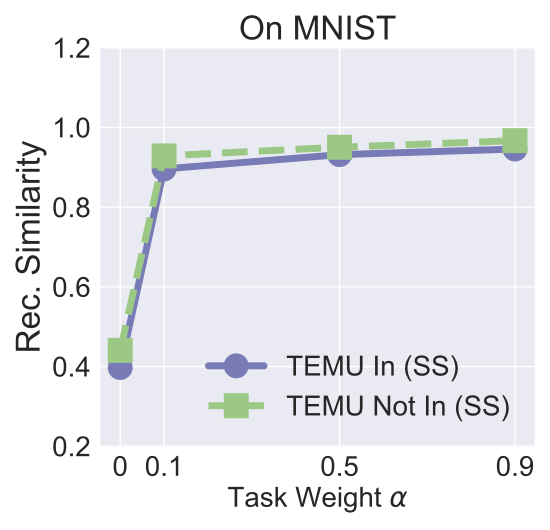

Write the Python code that produced this figure.


import numpy as np
import matplotlib.pyplot as plt

epsilon = 3
beta = 1 / epsilon


x=[0, 0.1, 0.5, 0.9]

labels = ['0', '0.1', '0.5', '0.9']
# unl_org = [97.77, 97.55, 97.35, 97.29, 97.21, 97.21]

# unl_hess_r = [96.6, 96.66, 96.04, 95.94, 95.85, 97.21]
unl_mib = [ 0.397629, 0.896024, 0.9319, 0.945938]

unl_muv = [0.4407050, 0.928747, 0.950474, 0.96693]
# unl_ss_wo = [94.32, 94.53, 94.78, 93.38, 94.04, 97.21]

unl_multi_lower_in = [0.384588, 0.8054, 0.88618, 0.91040 ]
unl_multi_lower_not_in = [0.4366, 0.8749531, 0.925200, 0.93619]

plt.style.use('seaborn')
plt.figure(figsize=(5.5, 5.3))
l_w=5
m_s=15
marker_s = 3
markevery=1
#plt.figure(figsize=(8, 5.3))
#plt.plot(x, unl_fr, color='blue', marker='^', label='Retrain',linewidth=l_w, markersize=m_s)
plt.plot(x, unl_mib, linestyle='-', color='#797BB7', marker='o', fillstyle='full', markevery=markevery,
         label='TEMU In (SS)', linewidth=l_w, markersize=m_s, markeredgewidth=marker_s)

#plt.plot(x, unl_ss_w, color='g',  marker='*',  label='PriMU$_{w}$',linewidth=l_w, markersize=m_s)
plt.plot(x, unl_muv, linestyle='--', color='#9BC985',  marker='s', fillstyle='full', markevery=markevery,
         label='TEMU Not In (SS)',linewidth=l_w, markersize=m_s, markeredgewidth=marker_s)

# plt.plot(x, unl_multi_lower_in, linestyle='-.', color='#2A5522',  marker='D', fillstyle='full', markevery=markevery,
#          label='MS In',linewidth=l_w, markersize=m_s, markeredgewidth=marker_s)
#
#
# plt.plot(x, unl_multi_lower_not_in, linestyle=':', color='#E07B54',  marker='^', fillstyle='full', markevery=markevery,
#          label='MS Not In', linewidth=l_w,  markersize=m_s, markeredgewidth=marker_s)
#


#plt.plot(x, unl_vibu, color='silver',  marker='d',  label='VIBU',linewidth=4,  markersize=10)

# plt.plot(x, y_sa03, color='r',  marker='2',  label='AAAI21 A_acc, pr=0.3',linewidth=3, markersize=8)
# plt.plot(x, y_sa05, color='darkblue',  marker='4',  label='AAAI21 A_acc, pr=0.5',linewidth=3, markersize=8)
# plt.plot(x, y_ma03, color='darkviolet',  marker='3',  label='FedMC A_acc, pr=0.3',linewidth=3, markersize=8)
# plt.plot(x, y_ma05, color='cyan',  marker='p',  label='FedMC A_acc, pr=0.5',linewidth=3, markersize=8)


# plt.grid()
leg = plt.legend(fancybox=True, shadow=True)
# plt.xlabel('Malicious Client Ratio (%)' ,fontsize=16)
plt.ylabel('Rec. Similarity' ,fontsize=24)
my_y_ticks = np.arange(0.2, 1.21, 0.2)
plt.yticks(my_y_ticks,fontsize=20)
plt.xlabel('Task Weight $\\alpha$' ,fontsize=20)

plt.xticks(x, labels, fontsize=20)
plt.title('On MNIST', fontsize=24 )

#plt.annotate(r"1e0", xy=(0.1, 1.01), xycoords='axes fraction', xytext=(-10, 10), textcoords='offset points', ha='right', va='center', fontsize=15)


# plt.title('(c) Utility Preservation', fontsize=24)
plt.legend(loc='best',fontsize=20)
plt.tight_layout()
#plt.title("MNIST")
plt.rcParams['figure.figsize'] = (2.0, 1)
plt.rcParams['image.interpolation'] = 'nearest'
plt.rcParams['figure.subplot.left'] = 0.11
plt.rcParams['figure.subplot.bottom'] = 0.08
plt.rcParams['figure.subplot.right'] = 0.977
plt.rcParams['figure.subplot.top'] = 0.969
plt.savefig('mnist_rec_sim_lower_bound_analysis.pdf', format='pdf', dpi=200)
plt.show()
